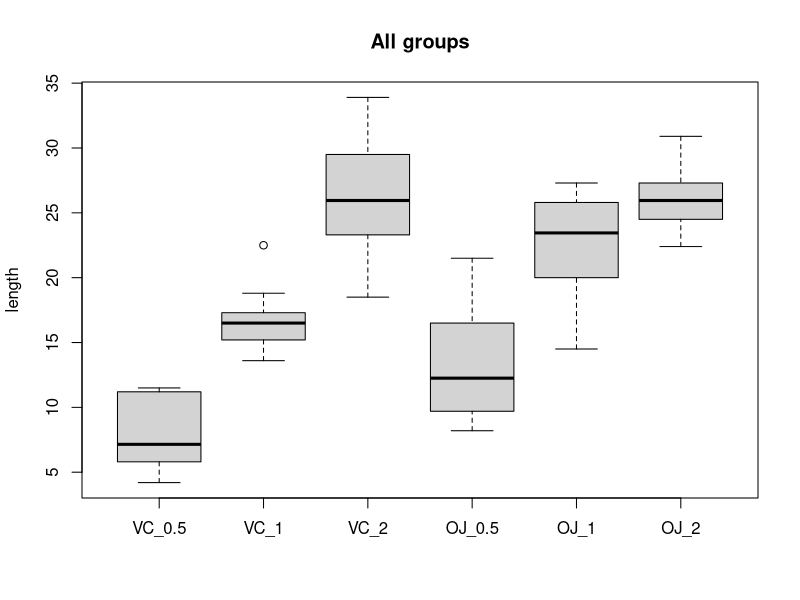

R code for this plot: (Note: this script raises an error after producing the figure.)
## ---- chunk 1
# Load the built-in dataset
data(ToothGrowth)
# Rename it to look more concise
dataset <- ToothGrowth
# Display the first 6 (default) rows
head(dataset)
## ---- chunk 2
library(dplyr)
df_cases <- dataset %>%
  group_by(dose, supp) %>% 
  mutate(combination = paste(supp, dose, sep = "_"))
## ---- chunk 3
list_values <- list()

for (comb in unique(df_cases$combination)) {
  
  clnm <- df_cases %>% 
    filter(combination == comb) %>% 
    pull(len)
  
  list_values[[comb]] <- clnm  
}

df <- as.data.frame(list_values)
## ---- chunk 4
colnames(df)
## ---- chunk 5
boxplot(df, names=colnames(df),
        main="All groups", ylab="length")
## ---- chunk 6
knitr::include_graphics("pictures/parametric.png")
## ---- chunk 7
knitr::include_graphics("pictures/normal-distribution.webp")
## ---- chunk 8
knitr::include_graphics("pictures/distribution.jpg")
## ---- chunk 9
knitr::include_graphics("pictures/non-parametric.png")
## ---- chunk 10
knitr::include_graphics("pictures/p-value.jpg")
## ---- chunk 11
df
## ---- chunk 12
t.test(df$VC_0.5, df$OJ_0.5, var.equal = T)
## ---- chunk 13
t.test(df$VC_0.5, df$VC_1, var.equal = T)
## ---- chunk 14
# Convert 'dose' to a factor, as it's a categorical variable
dataset$dose <- as.factor(dataset$dose)

# We analyze the effect of two factors, 'dose' and 'supp' (supplement type), on tooth length ('len'), so two-way ANOVA is used
result <- aov(len ~ supp * dose, data = dataset)

# View the summary of the ANOVA results
summary(result)
## ---- chunk 15
TukeyHSD(result)
## ---- chunk 16
par(mar = c(5, 10, 4, 2))  # Increase the left margin for longer labels
plot(TukeyHSD(result), las = 1)
## ---- chunk 17
# Convert 'dose' to a factor, as it's a categorical variable
dataset$dose <- as.factor(dataset$dose)

# Filtering one supplement type 
vc <- dataset %>%
  filter(supp == "VC")

# We analyze the effect of one factor, 'dose' on tooth length ('len'), so one-way ANOVA is used here
result <- aov(len ~ dose, data = vc)

# View the summary of the ANOVA results
summary(result)
## ---- chunk 18
TukeyHSD(result)
## ---- chunk 19
par(mar = c(5, 10, 4, 2))  # Increase the left margin for longer labels
plot(TukeyHSD(result), las = 1)
## ---- chunk 20
# Mann-Whitney U Test between VC and OJ groups
wilcox.test(len ~ supp, data = dataset)
## ---- chunk 21
# Groups from ToothGrowth are not related, so it is incorrect to make any assumptions from this data. It is just an example how to run the test!
dose_1mg <- dataset %>% 
  filter(dose == 1)
wilcox.test(len ~ supp, data = dose_1mg)
## ---- chunk 22
# Kruskal-Wallis Test for 'dose'
vc <- dataset %>% filter(supp == "VC")
kruskal.test(len ~ dose, data = vc)

# Kruskal-Wallis Test for 'supp'
dose_1mg <- dataset %>% filter(dose == 1)
kruskal.test(len ~ supp, data = dose_1mg)
## ---- chunk 23
# Perform pairwise Wilcoxon tests for each combination of supplement and dose
pairwise_results <- pairwise.wilcox.test(dataset$len, 
                                          interaction(dataset$dose, dataset$supp),
                                          p.adjust.method = "bonferroni")

# View the results
print(pairwise_results)
## ---- chunk 24
# Perform pairwise Wilcoxon tests for each combination of supplement and dose
pairwise_results <- pairwise.wilcox.test(dataset$len, 
                                          interaction(dataset$dose, dataset$supp),
                                          p.adjust.method = "none")

# View the results
print(pairwise_results)
